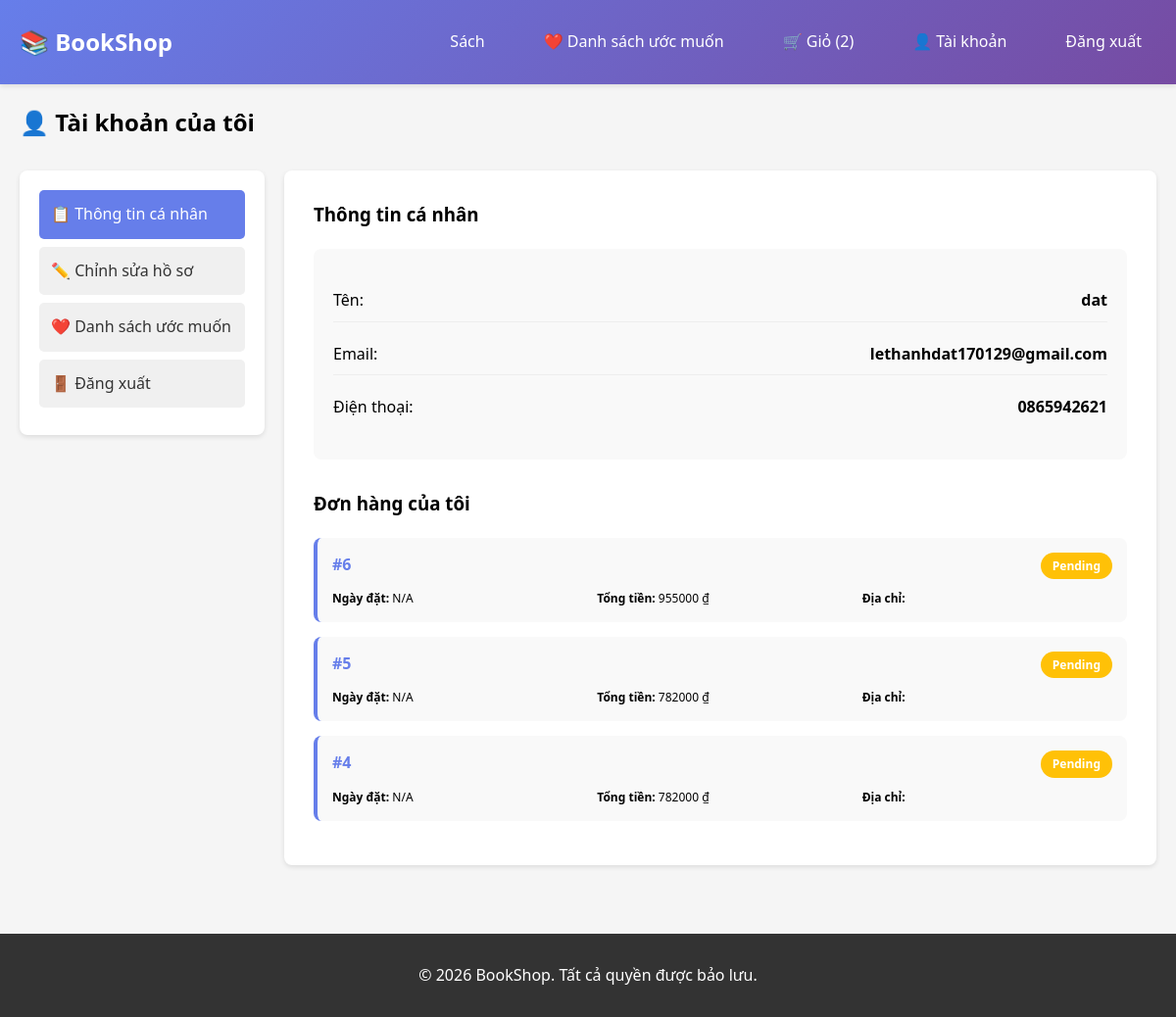
The app's page /account/ (signed in), older data.
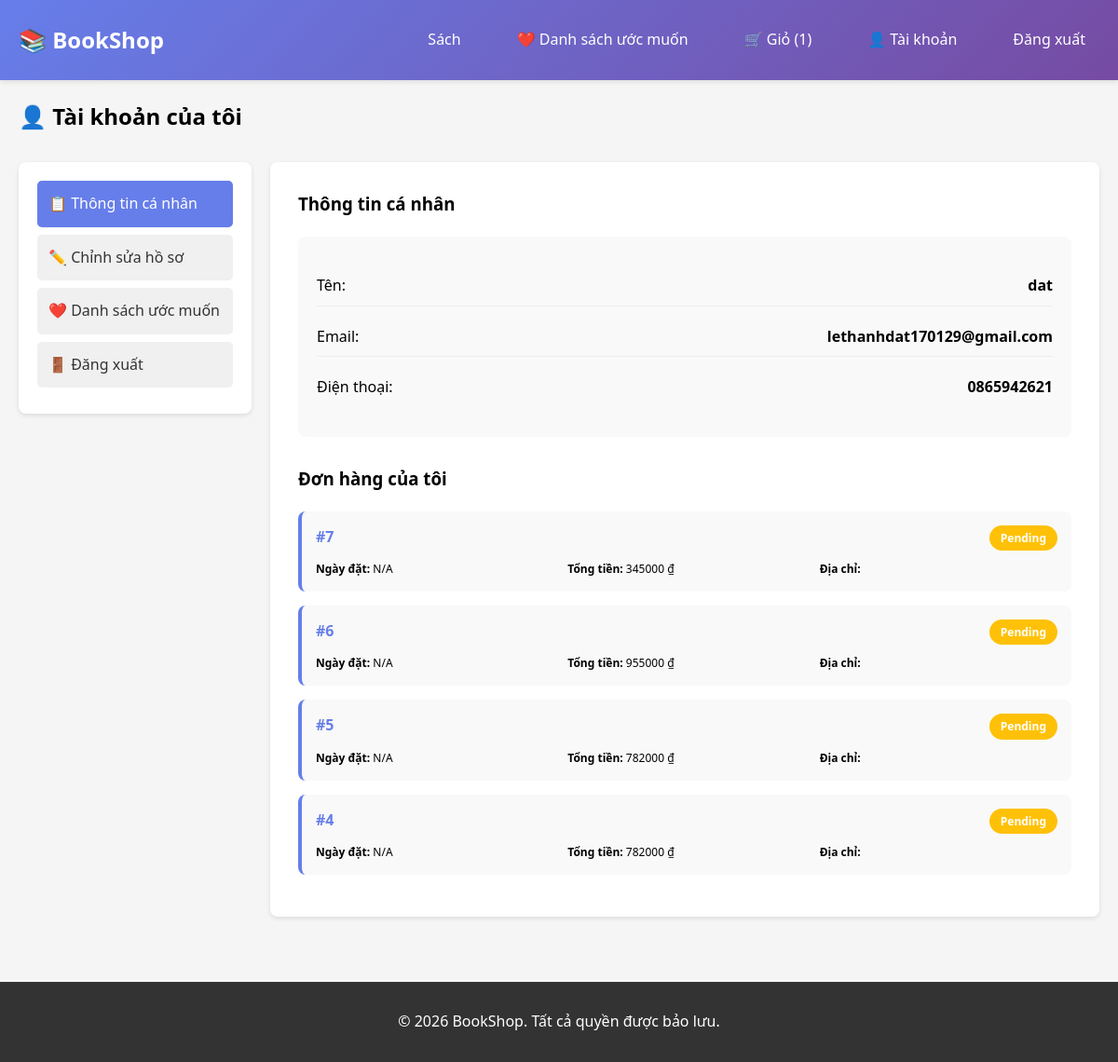
The same page, newer data.
### core/models/order.py (models this page shows, shortened)
class Order(models.Model):
    STATUS_CHOICES = [
        ('pending', 'Pending'),
        ('confirmed', 'Confirmed'),
        ('shipped', 'Shipped'),
        ('delivered', 'Delivered'),
        ('cancelled', 'Cancelled'),
    ]
    id = models.AutoField(primary_key=True)
    customer = models.ForeignKey('Customer', on_delete=models.CASCADE, related_name='orders')
    address = models.ForeignKey('Address', on_delete=models.SET_NULL, null=True, blank=True)
    order_date = models.DateTimeField(auto_now_add=True)
    status = models.CharField(max_length=20, choices=STATUS_CHOICES, default='pending')
    total_price = models.DecimalField(max_digits=12, decimal_places=2)
    changed_at = models.DateTimeField(auto_now=True)
    class Meta:
        app_label = 'core'
        db_table = 'core_order'

### core/views.py (the view)
# urls.py: path('account/', views.account_view, name='account_view'),
def account_view(request):
    if 'customer_id' not in request.session:
        return redirect('core:login')
    try:
        customer = Customer.objects.get(id=request.session['customer_id'])
        orders = Order.objects.filter(customer=customer).order_by('-created_date' if hasattr(Order, 'created_date') else '-id')
        context = get_context(request)
        context.update({
            'customer': customer,
            'orders': orders,
        })
        return render(request, 'core/account.html', context)
    except Customer.DoesNotExist:
        return redirect('core:login')

### core/views.py (called while the page is built)
def get_context(request):
    context = {'is_logged_in': 'customer_id' in request.session}
    if 'customer_id' in request.session:
        try:
            customer = Customer.objects.get(id=request.session['customer_id'])
            context['customer'] = customer
            context['cart_count'] = CartItem.objects.filter(
                cart__customer=customer,
                cart__is_active=True
            ).count()
        except Customer.DoesNotExist:
            del request.session['customer_id']
    return context

### core/templates/core/account.html (shortened to what this page needs)
{% extends "core/base.html" %}
{% block content %}
<h2 style="margin-bottom: 30px;">👤 Tài khoản của tôi</h2>
<div class="account-container">
    <div class="account-menu">
        <a href="{% url 'core:account_view' %}" class="menu-item active">📋 Thông tin cá nhân</a>
        <a href="{% url 'core:edit_account' %}" class="menu-item">✏️ Chỉnh sửa hồ sơ</a>
        <a href="{% url 'core:wishlist_view' %}" class="menu-item">❤️ Danh sách ước muốn</a>
        <a href="{% url 'core:logout' %}" class="menu-item">🚪 Đăng xuất</a>
    </div>
    <div class="account-content">
        <h3 style="margin-bottom: 20px;">Thông tin cá nhân</h3>
        <div class="profile-card">
            <div class="profile-row">
                <span>Tên:</span>
                <strong>{{ customer.name }}</strong>
            </div>
            <div class="profile-row">
                <span>Email:</span>
                <strong>{{ customer.email }}</strong>
            </div>
            <div class="profile-row">
                <span>Điện thoại:</span>
                <strong>{{ customer.phone|default:"Chưa cập nhật" }}</strong>
            </div>
        </div>
        <h3 style="margin: 30px 0 20px;">Đơn hàng của tôi</h3>
        {% if orders %}
            <div class="orders-list">
                {% for order in orders %}
                    <div class="order-card">
                        <div class="order-header">
                            <span class="order-id">#{{ order.id }}</span>
                            <span class="order-status status-{{ order.status }}">{{ order.get_status_display }}</span>
                        </div>
                        <div class="order-details">
                            <div><strong>Ngày đặt:</strong> {{ order.created_date|default:"N/A" }}</div>
                            <div><strong>Tổng tiền:</strong> {{ order.total_price|floatformat:0 }} ₫</div>
                            <div><strong>Địa chỉ:</strong> {{ order.address.city }}</div>
                        </div>
                    </div>
                {% endfor %}
            </div>
        {% else %}
            <p style="color: #999;">Bạn chưa có đơn hàng nào.</p>
            <a href="{% url 'core:book_list' %}" class="btn" style="margin-top: 15px;">← Mua sắm ngay</a>
        {% endif %}
    </div>
</div>
{% endblock %}

Row changes from the older to the newer data that the page shows:
added Order: id "7", status "Pending", created_date "N/A", total_price "345000"
Text that changed along with them:
{{ cart_count }}: "2" → "1"
